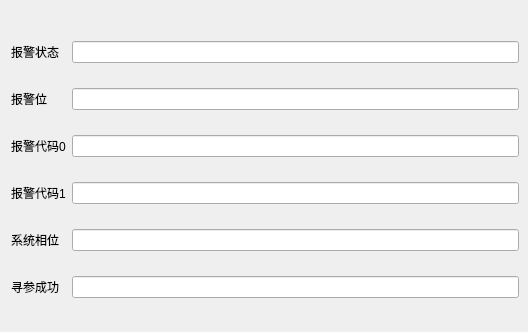
        <widget class="QWidget" name="tab">
         <attribute name="title">
          <string>系统状态</string>
         </attribute>
         <widget class="QWidget" name="layoutWidget_21">
          <property name="geometry">
           <rect>
            <x>11</x>
            <y>22</y>
            <width>508</width>
            <height>301</height>
           </rect>
          </property>
          <layout class="QGridLayout" name="gridLayout_5">
           <item row="0" column="0">
            <widget class="QLabel" name="label_20">
             <property name="text">
              <string>报警状态</string>
             </property>
            </widget>
           </item>
           <item row="0" column="1">
            <widget class="QLineEdit" name="lE_AlarmStatus"/>
           </item>
           <item row="1" column="0">
            <widget class="QLabel" name="label_3">
             <property name="text">
              <string>报警位</string>
             </property>
            </widget>
           </item>
           <item row="1" column="1">
            <widget class="QLineEdit" name="lE_Alarm16"/>
           </item>
           <item row="2" column="0">
            <widget class="QLabel" name="label_21">
             <property name="text">
              <string>报警代码0</string>
             </property>
            </widget>
           </item>
           <item row="2" column="1">
            <widget class="QLineEdit" name="lE_ServoErrorNum0"/>
           </item>
           <item row="3" column="0">
            <widget class="QLabel" name="label_46">
             <property name="text">
              <string>报警代码1</string>
             </property>
            </widget>
           </item>
           <item row="3" column="1">
            <widget class="QLineEdit" name="lE_ServoErrorNum1"/>
           </item>
           <item row="4" column="0">
            <widget class="QLabel" name="label_22">
             <property name="text">
              <string>系统相位</string>
             </property>
            </widget>
           </item>
           <item row="4" column="1">
            <widget class="QLineEdit" name="lE_SysPhase_1"/>
           </item>
           <item row="5" column="0">
            <widget class="QLabel" name="label_23">
             <property name="text">
              <string>寻参成功</string>
             </property>
            </widget>
           </item>
           <item row="5" column="1">
            <widget class="QLineEdit" name="lE_HomeOK"/>
           </item>
          </layout>
         </widget>
        </widget>
